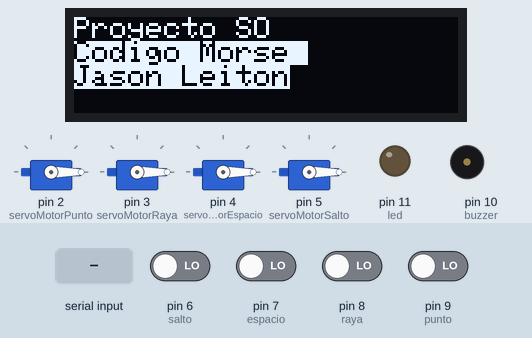
Recording of a sketch running on a simulated Arduino Uno, built with avr-gcc and run on an emulated ATmega328P. Shown: 4 × servo, 128×32 one-colour display, output pins drawn as LEDs (lit = HIGH), buzzer (waves = sounding, pin HIGH). The inputs (shaded band) are chosen by the test bench; at power-on: pin 6 (salto), pin 7 (espacio), pin 8 (raya), pin 9 (punto) LOW. What the sketch prints to the serial monitor is not drawn.

Above: at 6.2 s.
6.3 s: ".\n" received over Serial
At 8.5 s:
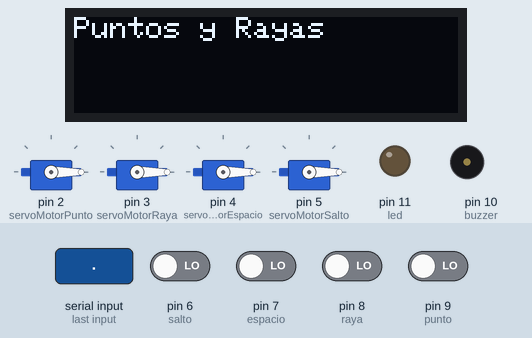
8.8 s: byte 102 ('f') received over Serial
At 11.7 s:
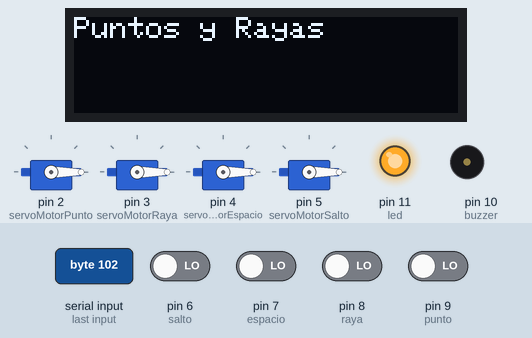
11.8 s: byte 46 ('.') received over Serial
At 14.2 s:
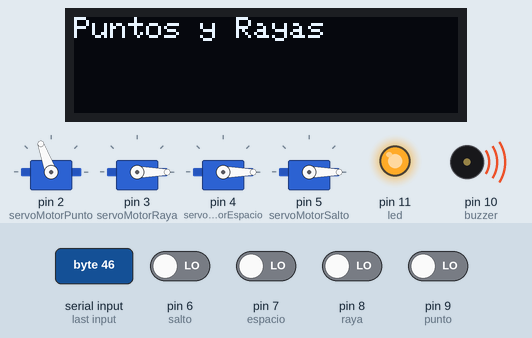
14.8 s: byte 101 ('e') received over Serial
At 17.2 s:
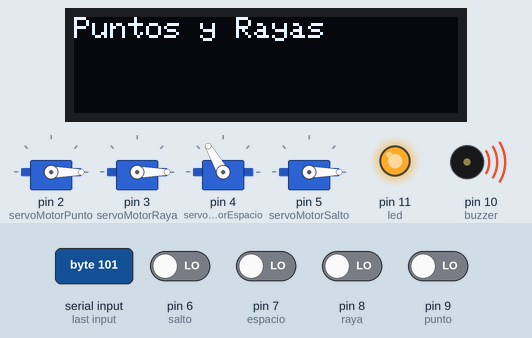
17.8 s: byte 45 ('-') received over Serial
At 20.4 s:
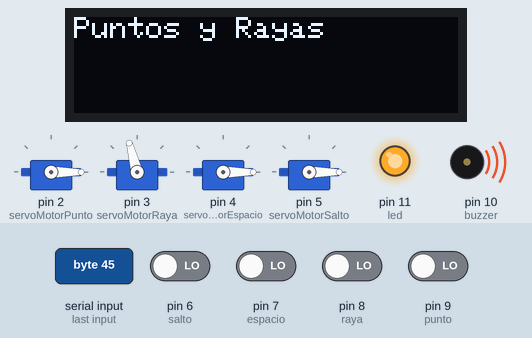
20.8 s: byte 115 ('s') received over Serial
At 23.5 s:
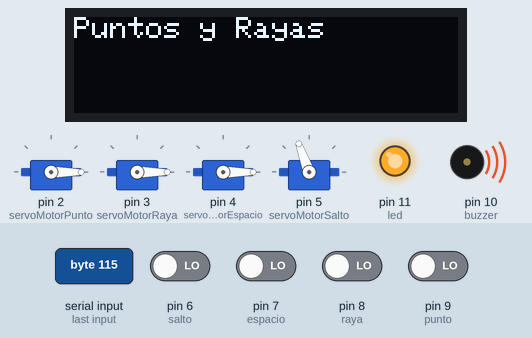
Timing chart, 0 to 24.8 s (numbered marks = the images above; inputs shaded):
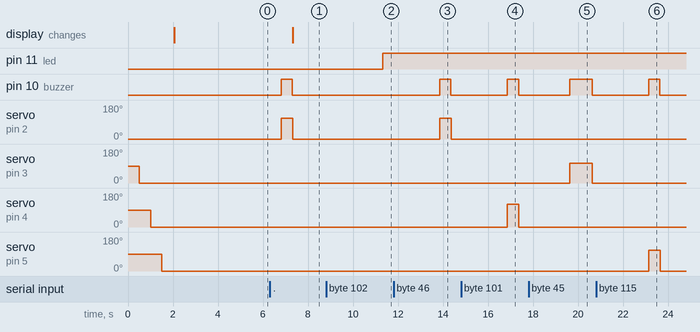

Measured:
- after the input at 6.3 s, pin 10 (buzzer): LOW → HIGH after 0.50 s, → LOW 0.50 s later; servo on pin 2 (servoMotorPunto): 0° → 110° after 0.50 s, → 0° 0.51 s later; the display: changes after 1.0 s (image 1)
- after the input at 8.8 s, pin 11 (led): LOW → HIGH after 2.5 s
- after the input at 11.8 s, pin 10 (buzzer): LOW → HIGH after 2.0 s, → LOW 0.50 s later; servo on pin 2 (servoMotorPunto): 0° → 110° after 2.0 s, → 0° 0.51 s later
- after the input at 14.8 s, pin 10 (buzzer): LOW → HIGH after 2.1 s, → LOW 0.50 s later; servo on pin 4 (servoMotorEspacio): 0° → 120° after 2.1 s, → 0° 0.51 s later
- after the input at 17.8 s, pin 10 (buzzer): LOW → HIGH after 1.8 s, → LOW 1.0 s later; servo on pin 3 (servoMotorRaya): 0° → 105° after 1.8 s, → 0° 1.0 s later
- after the input at 20.8 s, pin 10 (buzzer): LOW → HIGH after 2.3 s, → LOW 0.50 s later; servo on pin 5 (servoMotorSalto): 0° → 110° after 2.3 s, → 0° 0.51 s later

The sketch:

proyecto.ino
```cpp
#include <Servo.h>
#include <SPI.h>
#include <Wire.h>
#include <Adafruit_GFX.h>
#include <Adafruit_SSD1306.h>

// Valores para la pantalla
#define SCREEN_WIDTH 128 // OLED display width, in pixels
#define SCREEN_HEIGHT 32 // OLED display height, in pixels
#define OLED_RESET     -1 // Reset pin # (or -1 if sharing Arduino reset pin)
#define SCREEN_ADDRESS 0x3C ///< See datasheet for Address; 0x3D for 128x64, 0x3C for 128x32
Adafruit_SSD1306 display(SCREEN_WIDTH, SCREEN_HEIGHT, &Wire, OLED_RESET);

// Declaramos las variables de los servos
Servo servoMotorPunto;
Servo servoMotorRaya;
Servo servoMotorEspacio;
Servo servoMotorSalto;

// Declaramos las entradas de los botones
int const salto = 6;
int const espacio = 7;
int const raya = 8;
int const punto = 9;

// Declaramos estados de los botones
int estadoPunto;
int estadoRaya;
int estadoEspacio;
int estadoSalto;

// Declaramos pines buzzer y led
int const buzzer = 10;
int const led = 11;

// Declaramos tiempos de espera
int const tiempoDePunto = 500;
int const tiempoDeRaya = tiempoDePunto/2;

// Declaramos string para la pantalla y para la entrada
String textoPantalla;
String textoSerial;

// Función para mover el servo que representa un punto en el código Morse
void moverPunto(){
  servoMotorPunto.write(0);
  delay(tiempoDePunto);
  digitalWrite(buzzer, HIGH);
  servoMotorPunto.write(110);
  delay(tiempoDePunto);
  digitalWrite(buzzer, LOW);
  detectarBoton();
  servoMotorPunto.write(0);
}

// Función para mover el servo que representa una raya en el código Morse
void moverRaya(){
  servoMotorRaya.write(0);
  delay(tiempoDeRaya);
  digitalWrite(buzzer, HIGH);
  servoMotorRaya.write(105);
  delay(tiempoDeRaya * 4);
  digitalWrite(buzzer, LOW);
  detectarBoton();
  servoMotorRaya.write(0);
}

// Función para mover el servo que representa un espacio en el código Morse
void moverEspacio(){
  servoMotorEspacio.write(0);
  delay(tiempoDePunto);
  digitalWrite(buzzer, HIGH);
  servoMotorEspacio.write(120);
  delay(tiempoDePunto);
  digitalWrite(buzzer, LOW);
  detectarBoton();
  servoMotorEspacio.write(0);
}

// Función para mover el servo que representa un salto en el código Morse
void moverSalto(){
  servoMotorSalto.write(0);
  delay(tiempoDePunto);
  digitalWrite(buzzer, HIGH);
  servoMotorSalto.write(110);
  delay(tiempoDePunto);
  digitalWrite(buzzer, LOW);
  detectarBoton();
  servoMotorSalto.write(0);
}

// Función para detectar el estado de los botones y actualizar el texto en pantalla
void detectarBoton(){

  estadoPunto = digitalRead(punto);
  estadoRaya = digitalRead(raya);
  estadoEspacio = digitalRead(espacio);
  estadoSalto = digitalRead(salto);

  if (estadoPunto == HIGH) {
    textoPantalla += ".";
  }
  if (estadoRaya == HIGH) {
    textoPantalla += "-";
  }
  if (estadoEspacio == HIGH) {
    textoPantalla += " ";
  }
  if (estadoSalto == HIGH) {
    textoPantalla += "\n";
  }

}

// Configuración inicial
void setup() {
  // Iniciamos el monitor serie
  Serial.begin(9600);

  // Iniciamos los server con los puertos
  servoMotorPunto.attach(2);
  servoMotorRaya.attach(3);
  servoMotorEspacio.attach(4);
  servoMotorSalto.attach(5);

  // Iniciarmos los pines de los botones
  pinMode(punto, INPUT);
  pinMode(raya, INPUT);
  pinMode(espacio, INPUT);
  pinMode(punto, INPUT);

  // Iniciamos pines para buzzer y led
  pinMode(led, OUTPUT);
  pinMode(buzzer, OUTPUT);

  // Ponemos los servos en la posición inicial
  servoMotorPunto.write(0);
  delay(tiempoDePunto);
  servoMotorRaya.write(0);
  delay(tiempoDePunto);
  servoMotorEspacio.write(0);
  delay(tiempoDePunto);
  servoMotorSalto.write(0);
  delay(tiempoDePunto);

  // Inicializamos los strings
  textoPantalla = "";
  textoSerial = "";

  // Inicialización del display OLED
  if(!display.begin(SSD1306_SWITCHCAPVCC, SCREEN_ADDRESS)) {
    Serial.println(F("SSD1306 allocation failed"));
    for(;;); // Don't proceed, loop forever
  }
  display.clearDisplay();
  display.setTextSize(1);             // Normal 1:1 pixel scale
  display.setTextColor(SSD1306_WHITE);        // Draw white text
  display.setCursor(0,0);             // Start at top-left corner
  display.println("Proyecto SO");
  display.setTextSize(1);             // Draw 2X-scale text
  display.setTextColor(SSD1306_BLACK, SSD1306_WHITE); // Draw 'inverse' text
  display.println("Codigo Morse \nJason Leiton");
  display.display();
  delay(3000);


}

// Función principal que se ejecuta en bucle
void loop() {

  if (Serial.available() > 0) {
    // Leer el próximo carácter
    char caracterRecibido = Serial.read();

    // Imprimir el carácter en el monitor serie
    Serial.print("Caracter recibido: ");
    Serial.println(caracterRecibido);

    // Logica
    if (caracterRecibido == '.') { //PUNTO
      moverPunto();
    } else if (caracterRecibido == '-') {//PUNTO
      moverRaya();
    } else if (caracterRecibido == 'e') { //ESPACIO
      moverEspacio();
    } else if (caracterRecibido == 's') { //SALTO DE LINEA
      moverSalto();
    } else if (caracterRecibido == 'i') { //INICAR CICLO
      digitalWrite(led, LOW);
      textoPantalla = "";
      textoSerial = "";
    } else if (caracterRecibido == 'f') { //TERMINAR CICLO
      digitalWrite(led, HIGH);
    }

    display.clearDisplay();
    display.setTextSize(1);             // Normal 1:1 pixel scale
    display.setTextColor(SSD1306_WHITE);        // Draw white text
    display.setCursor(0,0);             // Start at top-left corner
    display.println("Puntos y Rayas");
    display.setTextSize(1);
    display.println(textoPantalla);
    display.display();
    delay(1000);

    delay(tiempoDePunto * 2);

    // Agregar el carácter al final del string textoSerial
    textoSerial += caracterRecibido;

    // Escribir al serial
    Serial.write(caracterRecibido);
  }

  // // Recorrer el string textoSerial
  // for (int i = 0; i < textoSerial.length(); i++) {
  //   char caracterActual = textoSerial[i];

  //   delay(tiempoDePunto);

  //   if (caracterActual == '.') {
  //     moverPunto();
  //   } else if (caracterActual == '-') {
  //     moverRaya();
  //   } else if (caracterActual == 'a') {
  //     moverEspacio();
  //   } else if (caracterActual == 'b') {
  //     moverSalto();
  //   }

  //   display.clearDisplay();
  //   display.setTextSize(1);             // Normal 1:1 pixel scale
  //   display.setTextColor(SSD1306_WHITE);        // Draw white text
  //   display.setCursor(0,0);             // Start at top-left corner
  //   display.println("Puntos y Rayas");
  //   display.setTextSize(1);
  //   display.println(textoPantalla);
  //   display.display();
  //   delay(1000);

  //   delay(tiempoDePunto * 2);

  // }

  // digitalWrite(led, HIGH);

}
```
